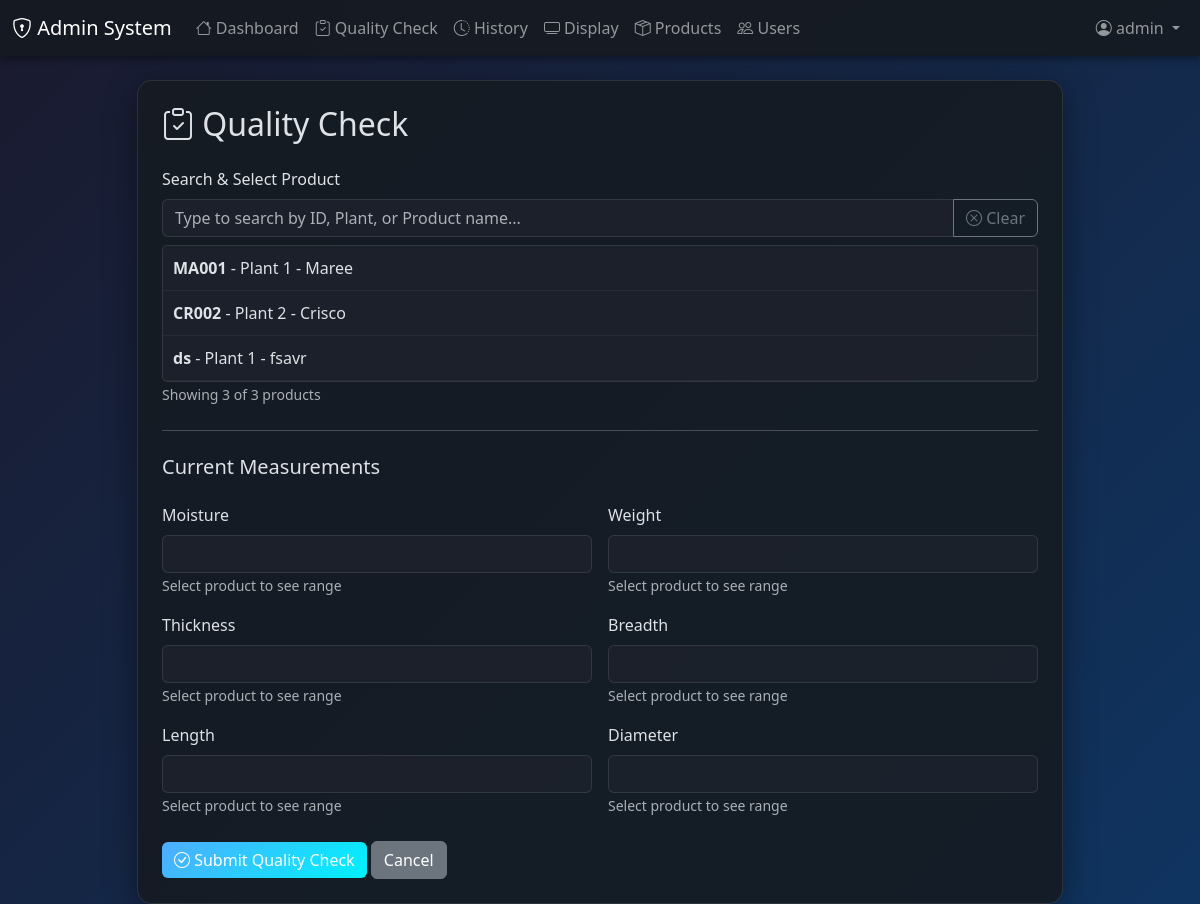
The page /quality-check (signed in) on the database its author committed.
### main.py (models this page shows)
class Product(db.Model):
    id = db.Column(db.String(50), primary_key=True)  # User-defined ID
    create_date = db.Column(db.DateTime, default=datetime.utcnow)
    plant = db.Column(db.String(100), nullable=False)
    product = db.Column(db.String(100), nullable=False)
    moisture_min = db.Column(db.String(20), nullable=False)  # Can be number or "-"
    moisture_max = db.Column(db.String(20), nullable=False)
    weight_min = db.Column(db.String(20), nullable=False)
    weight_max = db.Column(db.String(20), nullable=False)
    thickness_min = db.Column(db.String(20), nullable=False)
    thickness_max = db.Column(db.String(20), nullable=False)
    breadth_min = db.Column(db.String(20), nullable=False)
    breadth_max = db.Column(db.String(20), nullable=False)
    length_min = db.Column(db.String(20), nullable=False)
    length_max = db.Column(db.String(20), nullable=False)
    diameter_min = db.Column(db.String(20), nullable=False)
    diameter_max = db.Column(db.String(20), nullable=False)
    username = db.Column(db.String(80), nullable=False)
    quality_checks = db.relationship('QualityCheck', backref='product', lazy=True)

### main.py (the view, shortened to what this page needs)
@app.route('/quality-check', methods=['GET', 'POST'])
@login_required
def quality_check():
    products = Product.query.all()
    return render_template('quality_check.html', products=products)

### main.py (called while the page is built)
def login_required(f):
    @wraps(f)
    def decorated(*args, **kwargs):
        if 'user_id' not in session:
            flash('Please login first', 'danger')
            return redirect(url_for('login'))
        return f(*args, **kwargs)
    return decorated

### templates/quality_check.html (shortened to what this page needs)
{% extends "base.html" %}
{% block content %}
<div class="row justify-content-center">
    <div class="col-md-10">
        <div class="card">
            <div class="card-body p-4">
                <h2 class="mb-4"><i class="bi bi-clipboard-check"></i> Quality Check</h2>
                <form id="qualityForm" method="POST">
                    <div class="row g-3">
                        <div class="col-12">
                            <label class="form-label">Search & Select Product</label>
                            <div class="input-group mb-2">
                                <input type="text" id="productSearch" class="form-control" placeholder="Type to search by ID, Plant, or Product name..." autocomplete="off">
                                <button type="button" class="btn btn-outline-secondary" onclick="clearSearch()">
                                    <i class="bi bi-x-circle"></i> Clear
                                </button>
                            </div>
                            <div class="product-list" id="productList">
                                {% for product in products %}
                                <div class="product-item"
                                     data-id="{{ product.id }}"
                                     data-search="{{ product.id|lower }} {{ product.plant|lower }} {{ product.product|lower }}"
                                     onclick="selectProduct('{{ product.id }}')">
                                    <strong>{{ product.id }}</strong> - {{ product.plant }} - {{ product.product }}
                                </div>
                                {% endfor %}
                            </div>
                            <small class="text-muted">Showing <span id="productCount">{{ products|length }}</span> of {{ products|length }} products</small>
                        </div>
                        <div class="col-12"><hr class="my-2"></div>
                        <div class="col-12"><h5>Current Measurements</h5></div>
                        <div class="col-md-6">
                            <label class="form-label">Moisture</label>
                            <input type="number" step="0.01" name="moisture" id="moisture" class="form-control" required>
                            <small class="text-muted" id="moisture-range">Select product to see range</small>
                        </div>
                        <div class="col-md-6">
                            <label class="form-label">Weight</label>
                            <input type="number" step="0.01" name="weight" id="weight" class="form-control" required>
                            <small class="text-muted" id="weight-range">Select product to see range</small>
                        </div>
                        <div class="col-md-6">
                            <label class="form-label">Thickness</label>
                            <input type="number" step="0.01" name="thickness" id="thickness" class="form-control" required>
                            <small class="text-muted" id="thickness-range">Select product to see range</small>
                        </div>
                        <div class="col-md-6">
                            <label class="form-label">Breadth</label>
                            <input type="number" step="0.01" name="breadth" id="breadth" class="form-control" required>
                            <small class="text-muted" id="breadth-range">Select product to see range</small>
                        </div>
                        <div class="col-md-6">
                            <label class="form-label">Length</label>
                            <input type="number" step="0.01" name="length" id="length" class="form-control" required>
                            <small class="text-muted" id="length-range">Select product to see range</small>
                        </div>
                        <div class="col-md-6">
                            <label class="form-label">Diameter</label>
                            <input type="number" step="0.01" name="diameter" id="diameter" class="form-control" required>
                            <small class="text-muted" id="diameter-range">Select product to see range</small>
                        </div>
                        <div class="col-12 mt-4">
                            <button type="button" class="btn btn-success" onclick="confirmSubmit()">
                                <i class="bi bi-check-circle"></i> Submit Quality Check
                            </button>
                            <a href="{{ url_for('dashboard') }}" class="btn btn-secondary">Cancel</a>
                        </div>
                    </div>
                </form>
            </div>
        </div>
    </div>
</div>
{% endblock %}

### templates/base.html (style rules this page uses)
body { background: linear-gradient(135deg, #1a1a2e 0%, #0f3460 100%); min-height: 100vh; }
.card { background: rgba(22, 27, 34, 0.9); border: 1px solid rgba(255, 255, 255, 0.1); border-radius: 15px; box-shadow: 0 8px 32px rgba(0, 0, 0, 0.4); }
.btn-success { background: linear-gradient(135deg, #4facfe 0%, #00f2fe 100%); border: none; }
.form-control, .form-select { background: rgba(30, 35, 45, 0.8); border: 1px solid rgba(255, 255, 255, 0.1); color: #e0e0e0; }

### templates/quality_check.html (style rules this page uses)
.product-list { max-height: 300px; overflow-y: auto; border: 1px solid rgba(255, 255, 255, 0.1); border-radius: 5px; background: rgba(30, 35, 45, 0.8); }
.product-item { padding: 10px; cursor: pointer; border-bottom: 1px solid rgba(255, 255, 255, 0.05); }

### rows shown on the page
Product: id "MA001", plant "Plant 1", product "Maree"
Product: id "CR002", plant "Plant 2", product "Crisco"
Product: id "ds", plant "Plant 1", product "fsavr"

### other values the page prints
{{ session.username }} "admin"
{{ products|length }} "3"
